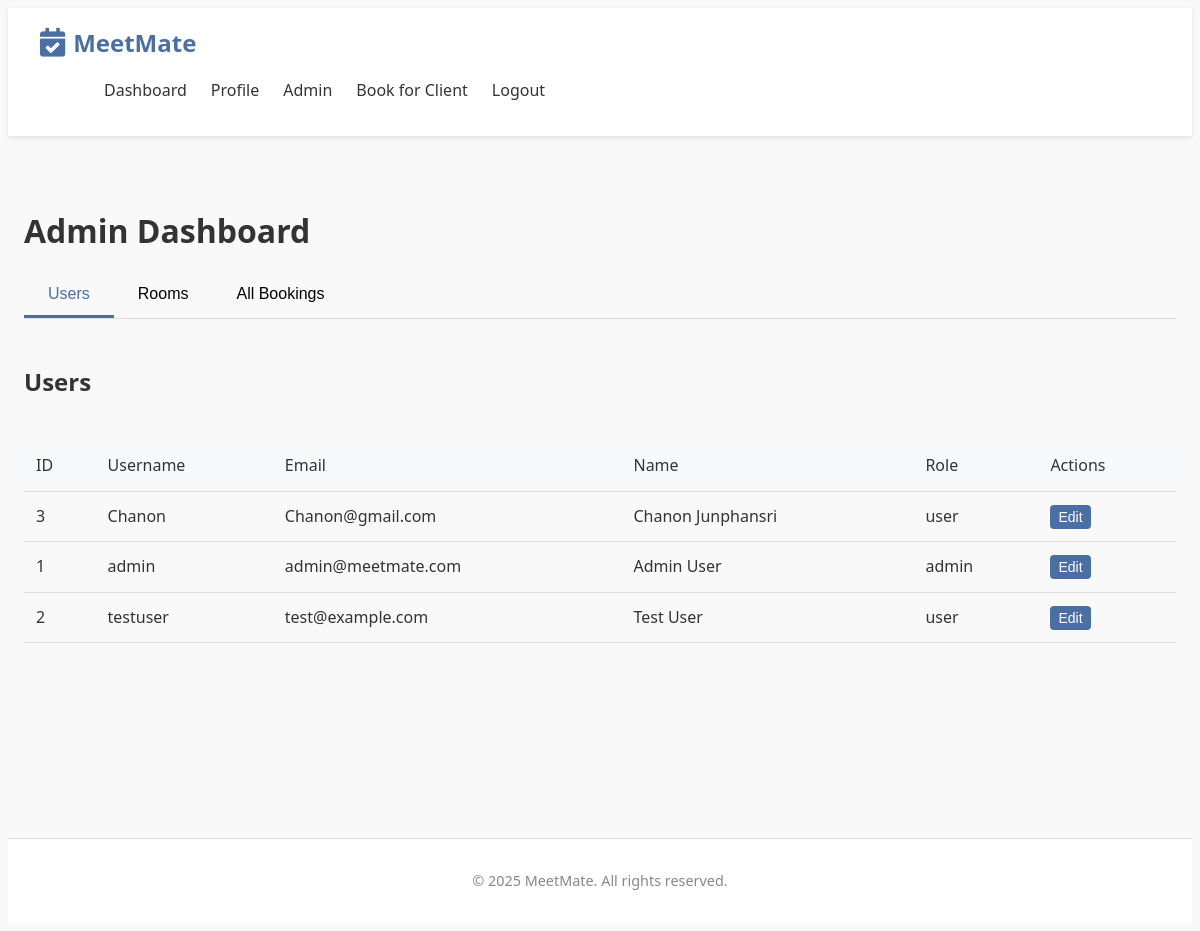
The page /admin (signed in) on the database its author committed.
### tables this page shows
CREATE TABLE users (
            id INTEGER PRIMARY KEY AUTOINCREMENT,
            username TEXT NOT NULL UNIQUE,
            email TEXT NOT NULL UNIQUE,
            password TEXT NOT NULL,
            firstname TEXT,
            lastname TEXT,
            dob TEXT,
            address TEXT,
            role TEXT DEFAULT 'user'
        );

### app_beginner.py (the view)
@app.route('/admin')
@login_required
@admin_required
def admin():
    connection = get_database_connection()
    cursor = connection.cursor()
    cursor.execute("SELECT * FROM users ORDER BY username")
    users = [dict(row) for row in cursor.fetchall()]
    cursor.execute("SELECT * FROM rooms ORDER BY name")
    rooms = [dict(row) for row in cursor.fetchall()]
    from datetime import date
    today = date.today().strftime('%Y-%m-%d')
    cursor.execute('''
        SELECT
            b.id,
            b.date,
            b.time_start,
            b.time_end,
            b.notes,
            u.username,
            r.name as room_name,
            admin.username as admin_name
        FROM bookings b
        JOIN users u ON b.user_id = u.id
        JOIN rooms r ON b.room_id = r.id
        LEFT JOIN users admin ON b.booking_admin_id = admin.id
        WHERE b.date = ?
        ORDER BY b.time_start
    ''', (today,))
    today_bookings = []
    for row in cursor.fetchall():
        booking = dict(row)
        if booking['admin_name']:
            booking['booked_by'] = f"Admin: {booking['admin_name']}"
        else:
            booking['booked_by'] = "Self"
        today_bookings.append(booking)
    cursor.execute('''
        SELECT
            b.id,
            b.date,
            b.time_start,
            b.time_end,
            b.notes,
            u.username,
            r.name as room_name,
            admin.username as admin_name
        FROM bookings b
        JOIN users u ON b.user_id = u.id
        JOIN rooms r ON b.room_id = r.id
        LEFT JOIN users admin ON b.booking_admin_id = admin.id
        ORDER BY b.date, b.time_start
    ''')
    all_bookings = []
    for row in cursor.fetchall():
        booking = dict(row)
        if booking['admin_name']:
            booking['booked_by'] = f"Admin: {booking['admin_name']}"
        else:
            booking['booked_by'] = "Self"
        all_bookings.append(booking)
    connection.close()
    return render_template('admin.html', users=users, rooms=rooms, bookings=all_bookings, today_bookings=today_bookings, today_date=today)

### app_beginner.py (called while the page is built)
def get_database_path():
    app_directory = app.root_path
    instance_directory = os.path.join(app_directory, 'instance')
    os.makedirs(instance_directory, exist_ok=True)
    database_path = os.path.join(instance_directory, 'meetmate.db')
    return database_path

def get_database_connection():
    db_path = get_database_path()
    connection = sqlite3.connect(db_path)
    connection.row_factory = sqlite3.Row
    return connection

def get_user_by_id(user_id):
    connection = get_database_connection()
    cursor = connection.cursor()
    cursor.execute("SELECT * FROM users WHERE id = ?", (user_id,))
    user = cursor.fetchone()  # Get the first (and only) result
    connection.close()
    if user:
        return dict(user)
    return None

def login_required(f):
    @wraps(f)
    def decorated_function(*args, **kwargs):
        if 'user_id' not in session:
            flash('Please login to access this page', 'error')
            return redirect(url_for('login'))
        user = get_user_by_id(session['user_id'])
        if not user:
            session.clear()
            flash('Your account is no longer valid. Please login again.', 'warning')
            return redirect(url_for('login'))
        return f(*args, **kwargs)
    return decorated_function

def admin_required(f):
    @wraps(f)
    def decorated_function(*args, **kwargs):
        if 'user_id' not in session or session.get('role') != 'admin':
            flash('Admin access required for this page', 'error')
            return redirect(url_for('dashboard'))
        user = get_user_by_id(session['user_id'])
        if not user or user['role'] != 'admin':
            session.clear()
            flash('Admin session expired. Please login again.', 'warning')
            return redirect(url_for('login'))
        return f(*args, **kwargs)
    return decorated_function

### templates/admin.html (shortened to what this page needs)
{% extends "base.html" %}
{% block content %}
<div class="admin-dashboard">
    <h1>Admin Dashboard</h1>
    <div class="admin-tabs">
        <button class="tab-btn active" data-tab="users-tab">Users</button>
        <button class="tab-btn" data-tab="rooms-tab">Rooms</button>
        <button class="tab-btn" data-tab="bookings-tab">All Bookings</button>
    </div>
    <div class="tab-content">
        <div id="users-tab" class="tab-pane active">
            <div class="section-header">
                <h2>Users</h2>
            </div>
            <div class="table-responsive">                <table class="admin-table">
                    <thead>
                        <tr>
                            <th>ID</th>
                            <th>Username</th>
                            <th>Email</th>
                            <th>Name</th>
                            <th>Role</th>
                            <th>Actions</th>
                        </tr>
                    </thead>
                    <tbody>
                        {% for user in users %}
                            <tr>
                                <td>{{ user.id }}</td>
                                <td>{{ user.username }}</td>
                                <td>{{ user.email }}</td>
                                <td>{{ user.firstname }} {{ user.lastname }}</td>
                                <td>{{ user.role }}</td>
                                <td>
                                    <button class="btn btn-sm btn-primary edit-user-btn"
                                            data-id="{{ user.id }}"
                                            data-username="{{ user.username }}"
                                            data-email="{{ user.email }}"
                                            data-firstname="{{ user.firstname }}"
                                            data-lastname="{{ user.lastname }}"
                                            data-dob="{{ user.dob }}"
                                            data-address="{{ user.address }}"
                                            data-role="{{ user.role }}">
                                        Edit
                                    </button>
                                </td>
                            </tr>
                        {% endfor %}
                    </tbody>
                </table>
            </div>
        </div>
    </div>
</div>
{% endblock %}

### templates/base.html (shortened to what this page needs)
<!DOCTYPE html>
<html>
    <head>
        <link rel="stylesheet" type="text/css" href="{{ url_for('static', filename='css/style.css')}}" />
        <link rel="stylesheet" type="text/css" href="{{ url_for('static', filename='css/admin-additions.css')}}" />
        <link rel="stylesheet" href="https://cdnjs.cloudflare.com/ajax/libs/font-awesome/5.15.3/css/all.min.css">
    </head>
    <body>
        <header>
            <div class="navbar">
                <div class="logo">
                    <a href="{{ url_for('index') }}">
                        <i class="fas fa-calendar-check"></i> MeetMate
                    </a>
                </div>
                <nav>
                    <ul>
                        {% if session.user_id %}
                            <li><a href="{{ url_for('dashboard') }}">Dashboard</a></li>
                            <li><a href="{{ url_for('profile') }}">Profile</a></li>
                            {% if session.role == 'admin' %}
                                <li><a href="{{ url_for('admin') }}">Admin</a></li>
                                <li><a href="{{ url_for('admin_book') }}" class="book-for-client">Book for Client</a></li>
                            {% endif %}
                            <li><a href="{{ url_for('logout') }}">Logout</a></li>
                        {% else %}
                            <li><a href="{{ url_for('about') }}">About</a></li>
                            <li><a href="{{ url_for('login') }}">Login</a></li>
                            <li><a href="{{ url_for('register') }}">Register</a></li>
                        {% endif %}
                    </ul>
                </nav>
            </div>
        </header>
        <div class="container">
            {% block content %}
            {% endblock %}
        </div>        <footer>
            <p>&copy; 2025 MeetMate. All rights reserved.</p>
        </footer>
    </body>
</html>

### static/css/style.css (style rules this page uses)
:root { --primary-color: #4a6fa5; --primary-color-rgb: 74, 111, 165; --secondary-color: #6c757d; --success-color: #28a745; --danger-color: #dc3545; --warning-color: #ffc107; --info-color: #17a2b8; --light-color: #f8f9fa; --dark-color: #343a40; --body-bg: #f5f7fa; --light-text: #6c757d; --dark-text: #343a40; --border-color: #dee2e6; --shadow: 0 2px 10px rgba(0, 0, 0, 0.1); --border-radius: 0.25rem; --secondary-color: #2ecc71; --danger-color: #e74c3c; --warning-color: #f39c12; --text-color: #333; --light-text: #888; --light-bg: #f9f9f9; --border-color: #ddd; --shadow: 0 2px 5px rgba(0, 0, 0, 0.1); }
body { font-family: 'Segoe UI', Tahoma, Geneva, Verdana, sans-serif; line-height: 1.6; color: var(--text-color); background-color: var(--light-bg); }
h1, h2, h3, h4, h5, h6 { margin-bottom: 1rem; font-weight: 600; }
a { text-decoration: none; color: var(--primary-color); }
.container { max-width: 1200px; margin: 0 auto; padding: 1rem; min-height: calc(100vh - 130px); }
header { background-color: white; box-shadow: var(--shadow); padding: 1rem 2rem; display: flex; justify-content: space-between; align-items: center; }
.logo a { font-size: 1.5rem; font-weight: bold; color: var(--primary-color); display: flex; align-items: center; }
.logo a i { margin-right: 0.5rem; font-size: 1.8rem; }
nav ul { display: flex; list-style: none; }
nav ul li { margin-left: 1.5rem; }
nav ul li a { color: var(--text-color); transition: color 0.3s; }
footer { text-align: center; padding: 1rem; background-color: white; border-top: 1px solid var(--border-color); color: var(--light-text); font-size: 0.9rem; }
.btn { display: inline-block; padding: 0.5rem 1rem; background-color: var(--primary-color); color: white; border: none; border-radius: 4px; cursor: pointer; font-size: 1rem; transition: background-color 0.3s; }
.btn-primary { background-color: var(--primary-color); }
.btn-sm { padding: 0.25rem 0.5rem; font-size: 0.875rem; }
.section-header { display: flex; justify-content: space-between; align-items: center; margin-bottom: 1.5rem; }
.admin-dashboard { padding: 2rem 0; }
.admin-tabs { display: flex; margin-bottom: 1.5rem; border-bottom: 1px solid var(--border-color); }
.tab-btn { background: none; border: none; padding: 0.75rem 1.5rem; cursor: pointer; font-size: 1rem; border-bottom: 3px solid transparent; transition: all 0.3s; }
.tab-btn.active { color: var(--primary-color); border-bottom-color: var(--primary-color); }
.tab-pane { display: none; }
.tab-pane.active { display: block; }
.table-responsive { overflow-x: auto; }
.admin-table { width: 100%; border-collapse: collapse; }
.admin-table th, .admin-table td { padding: 0.75rem; text-align: left; border-bottom: 1px solid var(--border-color); }
.admin-table th { background-color: #f8f9fa; font-weight: 500; }

### rows shown on the page
users: id "3", username "Chanon", email "Chanon@gmail.com", firstname "Chanon", lastname "Junphansri", role "user"
users: id "1", username "admin", email "admin@meetmate.com", firstname "Admin", lastname "User", role "admin"
users: id "2", username "testuser", email "test@example.com", firstname "Test", lastname "User", role "user"
